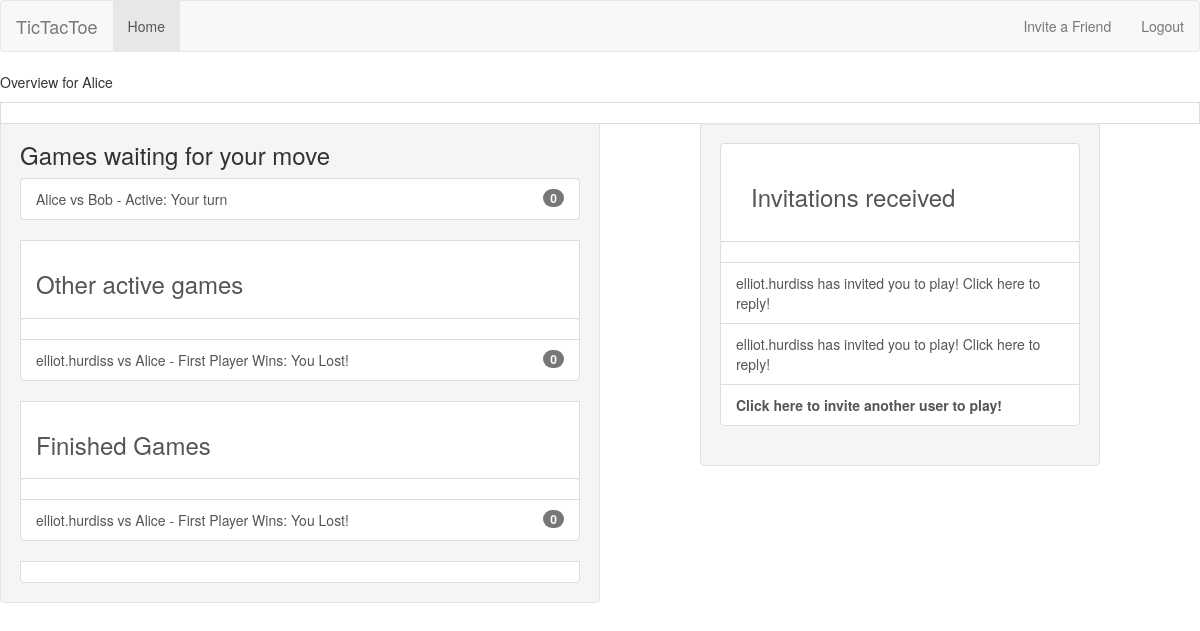
/user/home (signed in), run on an earlier commit of the app's database.
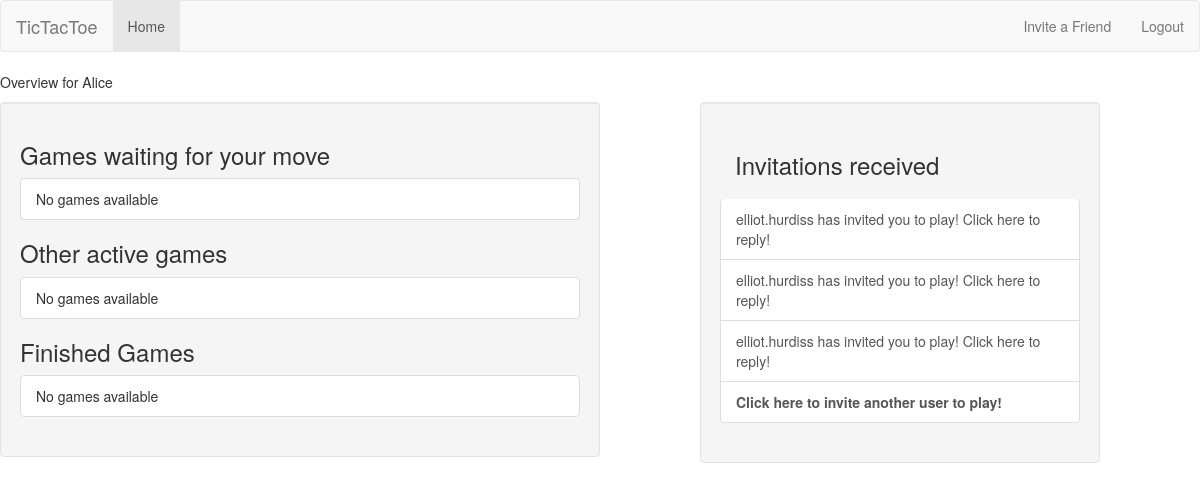
And on a later commit of the database.
### tictactoe/models.py (models this page shows, shortened)
class Game(models.Model):
    first_player = models.ForeignKey(User, related_name="games_first_player")
    second_player = models.ForeignKey(User, related_name="games_second_player")
    next_to_move = models.ForeignKey(User, related_name="games_to_move")
    start_time = models.DateTimeField(auto_now_add=True)
    last_active = models.DateTimeField(auto_now=True)
    status = models.CharField(max_length=1, default='A', choices=GAME_STATUS_CHOICES)
    objects = GamesManager()
    def __str__(self):
        return "{0} vs {1} - {2}".format(self.first_player, self.second_player, self.get_status_display())

class Invitation(models.Model):
    from_user = models.ForeignKey(User, related_name="invitations_sent")
    to_user = models.ForeignKey(User, related_name="invitations_received", verbose_name="User to invite", help_text="Please select an opponent")
    message = models.CharField(max_length=300, blank=True, verbose_name="Send a message", help_text="Give them some chat!! " )
    timestamp = models.DateTimeField(auto_now_add=True)

### user/views.py (the view)
@login_required()
def home(request):
    my_games = Game.objects.games_for_user(request.user)
    active_games = my_games.filter(status="A")
    finished_games = my_games.exclude(status="A")
    waiting_games = my_games.filter(next_to_move = request.user)
    waiting_invites = request.user.invitations_received.all()
    other_games = my_games.exclude(next_to_move = request.user)
    context = {
        "other_games": other_games,
        "waiting_games": waiting_games,
        "finished_games": finished_games,
        "invitations_received": waiting_invites
    }
    return render(request, "user/home.html", context)

### tictactoe/models.py (called while the page is built)
    def games_for_user(self, user):
        return super(GamesManager, self).get_queryset().filter(
            Q(first_player_id=user.id)| Q(second_player_id=user.id))

### user/templates/user/home.html (shortened to what this page needs)
{% extends "base.html" %}
{% block content %}
    <p> Overview for {{ user.username }}</p>
    <div class = "well col-md-6">
        {% include "game_list_snippet.html" with header="Games waiting for your move" games_list=waiting_games %}
        {% include "game_list_snippet.html" with header="Other active games" games_list=other_games %}
        {% include "game_list_snippet.html" with header="Finished Games" games_list=finished_games%}
    </div>
    <div class="well col-md-4 col-md-push-1">
    {% if invitations_received %}
        <h3 class="panel-heading"> Invitations received </h3>
        <div class="list-group">
            {% for inv in invitations_received %}
                <a class="list-group-item" href={% url 'tictactoe_accept_invitation' pk=inv.id %}>
                    {{ inv.from_user.username }} has invited you to play! Click here to reply!
            {% empty %}
                <a class="list-group-item" style="font-weight: bold" href={% url 'tictactoe_invite' %}>
                Click here to invite another user to play!
            </a>
            {% endfor %}
            <a class="list-group-item" style="font-weight: bold" href={% url 'tictactoe_invite' %}>
                Click here to invite another user to play!
        </div>
    {% endif %}
    </div>
{% endblock content %}

### tictactoe/templates/game_list_snippet.html (shortened to what this page needs)
<h3 class="panel-header"> {{ header }}</h3>
<div class="list-group">
    {% for game in games_list %}
        <a class="list-group-item" href={% url 'tictactoe_game_detail' pk=game.id %}>
            {{ game }}:
            {% if game.status == "A" %}
                {% if game.next_to_move == user %} Your turn {% else %} Waiting for opponents move {% endif %}
            {% elif game.status == "D" %}
                Draw
            {% elif game.status == "F" and user == game.first_player %}
                You Won!
            {% elif game.status == "S" and user == game.second_player %}
                You Won!
            {% else %}
                You Lost!
            {% endif %}
            <span class="badge">{{ game.move_set.count }}</span>
        {% empty %}
            <span class="list-group-item">No games available</span>
    {% endfor %}
</div>

What changed in the data, as far as the page shows it:
removed Game: first_player+second_player+status "Alice vs Bob - Active", shows "Your turn", move_set.count "0"
removed Game: first_player+second_player+status "elliot.hurdiss vs Alice - First Player Wins", shows "You Lost!", move_set.count "0"
added Invitation: from_user.username "elliot.hurdiss"
Also different on the page:
text now shown: "No games available No games available No games available"
